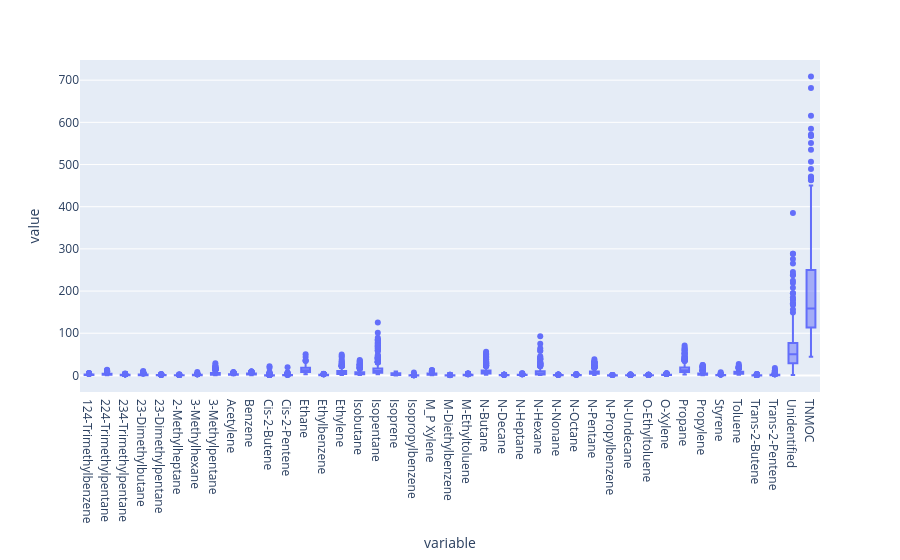

Here is the notebook cell this chart was saved with:
### Code cell
fig4 = px.box(data_df)
fig4.show()

### Figure 1 — Plotly figure (JSON) as saved in the notebook; plotly's stock layout.template omitted (floating-point values rounded to 4 significant figures; data arrays with more than 128 entries replaced by an {"elided": "..."} marker saying what was removed)
{"data": [{"alignmentgroup": "True", "hovertemplate": "variable=%{x}<br>value=%{y}<extra></extra>", "legendgroup": "", "marker": {"color": "#636efa"}, "name": "", "notched": false, "offsetgroup": "", "orientation": "v", "showlegend": false, "type": "box", "x": {"elided": "12587 str values"}, "x0": " ", "xaxis": "x", "y": {"elided": "12587 float values"}, "y0": " ", "yaxis": "y"}], "layout": {"autosize": true, "boxmode": "group", "legend": {"tracegroupgap": 0}, "margin": {"t": 60}, "xaxis": {"anchor": "y", "autorange": true, "domain": [0, 1], "range": [-0.5, 40.5], "title": {"text": "variable"}, "type": "category"}, "yaxis": {"anchor": "x", "autorange": true, "domain": [0, 1], "range": [-39.35, 747.8], "title": {"text": "value"}, "type": "linear"}}}
